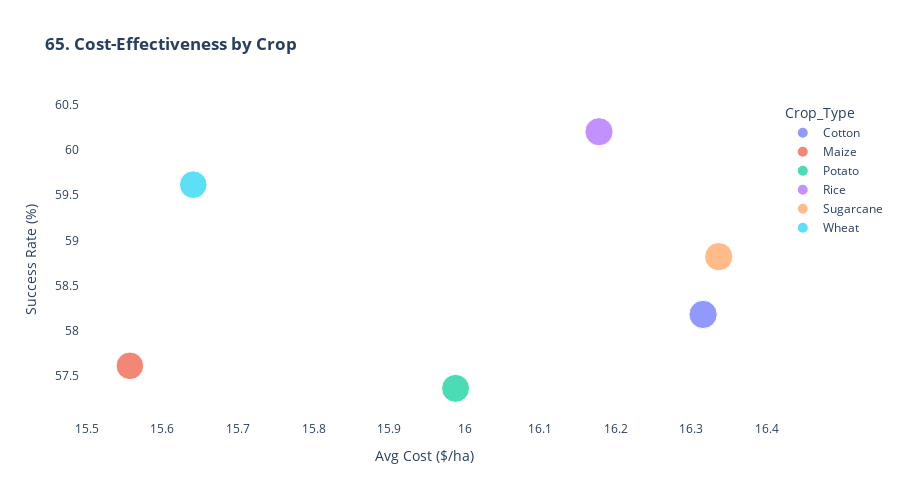

Write notebook code for a chart like this one.
### Markdown cell above
### *65. Input Cost Breakdown*

### Code cell
print("\n65. Cost Analysis...")

# Simplified cost calculation
df["Water_Cost"] = (df["Previous_Irrigation_mm"].astype(float) * 0.1)
df["Energy_Cost"] = df["Irrigation_Type"].map(
    {"Drip": 20, "Sprinkler": 15, "Canal": 5, "Rainfed": 0}
).astype(float)

df["Total_Cost"] = df["Water_Cost"] + df["Energy_Cost"]


cost_by_crop = df.groupby("Crop_Type", observed=False).agg(
    Total_Cost=("Total_Cost", "mean"),
    Success_Rate=("Irrigation_Need", lambda x: (x == "Low").mean() * 100),
).reset_index()


fig65 = px.scatter(cost_by_crop, x='Total_Cost', y='Success_Rate',
                   color='Crop_Type', size='Total_Cost',
                   title='<b>65. Cost-Effectiveness by Crop</b>',
                   labels={'Total_Cost': 'Avg Cost ($/ha)', 
                          'Success_Rate': 'Success Rate (%)'})

fig65.update_layout(height=500, plot_bgcolor='white')
fig65.show()

### Figure 1 — Plotly figure (JSON) as saved in the notebook; plotly's stock layout.template omitted (floating-point values rounded to 4 significant figures)
{"data": [{"hovertemplate": "Crop_Type=Cotton<br>Avg Cost ($/ha)=%{marker.size}<br>Success Rate (%)=%{y}<extra></extra>", "legendgroup": "Cotton", "marker": {"color": "#636efa", "size": [16.32], "sizemode": "area", "sizeref": 0.04084, "symbol": "circle"}, "mode": "markers", "name": "Cotton", "orientation": "v", "showlegend": true, "type": "scatter", "x": [16.32], "xaxis": "x", "y": [58.18], "yaxis": "y"}, {"hovertemplate": "Crop_Type=Maize<br>Avg Cost ($/ha)=%{marker.size}<br>Success Rate (%)=%{y}<extra></extra>", "legendgroup": "Maize", "marker": {"color": "#EF553B", "size": [15.56], "sizemode": "area", "sizeref": 0.04084, "symbol": "circle"}, "mode": "markers", "name": "Maize", "orientation": "v", "showlegend": true, "type": "scatter", "x": [15.56], "xaxis": "x", "y": [57.62], "yaxis": "y"}, {"hovertemplate": "Crop_Type=Potato<br>Avg Cost ($/ha)=%{marker.size}<br>Success Rate (%)=%{y}<extra></extra>", "legendgroup": "Potato", "marker": {"color": "#00cc96", "size": [15.99], "sizemode": "area", "sizeref": 0.04084, "symbol": "circle"}, "mode": "markers", "name": "Potato", "orientation": "v", "showlegend": true, "type": "scatter", "x": [15.99], "xaxis": "x", "y": [57.37], "yaxis": "y"}, {"hovertemplate": "Crop_Type=Rice<br>Avg Cost ($/ha)=%{marker.size}<br>Success Rate (%)=%{y}<extra></extra>", "legendgroup": "Rice", "marker": {"color": "#ab63fa", "size": [16.18], "sizemode": "area", "sizeref": 0.04084, "symbol": "circle"}, "mode": "markers", "name": "Rice", "orientation": "v", "showlegend": true, "type": "scatter", "x": [16.18], "xaxis": "x", "y": [60.2], "yaxis": "y"}, {"hovertemplate": "Crop_Type=Sugarcane<br>Avg Cost ($/ha)=%{marker.size}<br>Success Rate (%)=%{y}<extra></extra>", "legendgroup": "Sugarcane", "marker": {"color": "#FFA15A", "size": [16.34], "sizemode": "area", "sizeref": 0.04084, "symbol": "circle"}, "mode": "markers", "name": "Sugarcane", "orientation": "v", "showlegend": true, "type": "scatter", "x": [16.34], "xaxis": "x", "y": [58.82], "yaxis": "y"}, {"hovertemplate": "Crop_Type=Wheat<br>Avg Cost ($/ha)=%{marker.size}<br>Success Rate (%)=%{y}<extra></extra>", "legendgroup": "Wheat", "marker": {"color": "#19d3f3", "size": [15.64], "sizemode": "area", "sizeref": 0.04084, "symbol": "circle"}, "mode": "markers", "name": "Wheat", "orientation": "v", "showlegend": true, "type": "scatter", "x": [15.64], "xaxis": "x", "y": [59.61], "yaxis": "y"}], "layout": {"height": 500, "legend": {"itemsizing": "constant", "title": {"text": "Crop_Type"}, "tracegroupgap": 0}, "plot_bgcolor": "white", "title": {"text": "<b>65. Cost-Effectiveness by Crop</b>"}, "xaxis": {"anchor": "y", "domain": [0, 1], "title": {"text": "Avg Cost ($/ha)"}}, "yaxis": {"anchor": "x", "domain": [0, 1], "title": {"text": "Success Rate (%)"}}}}
